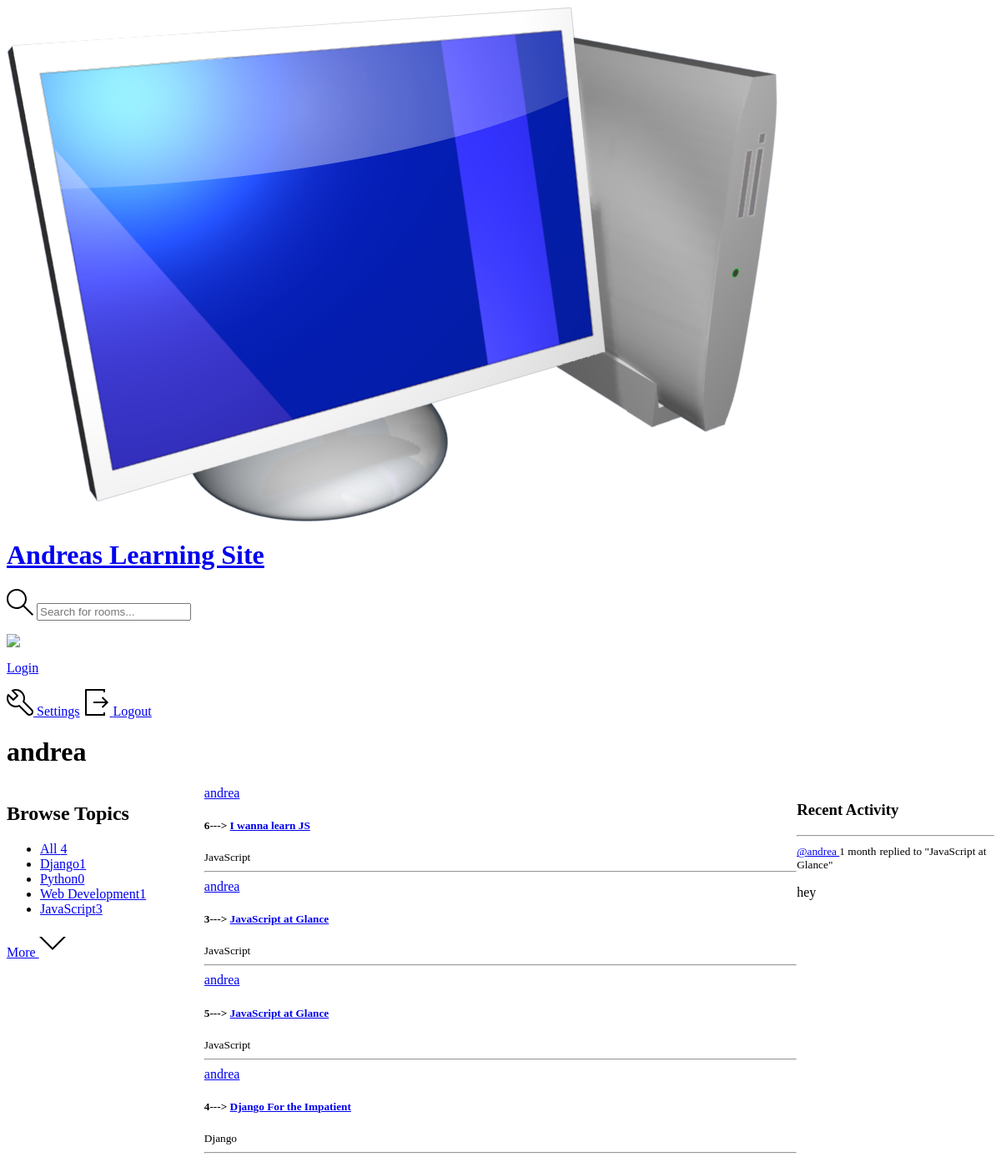
Before: /profile/1/ with the older database file.
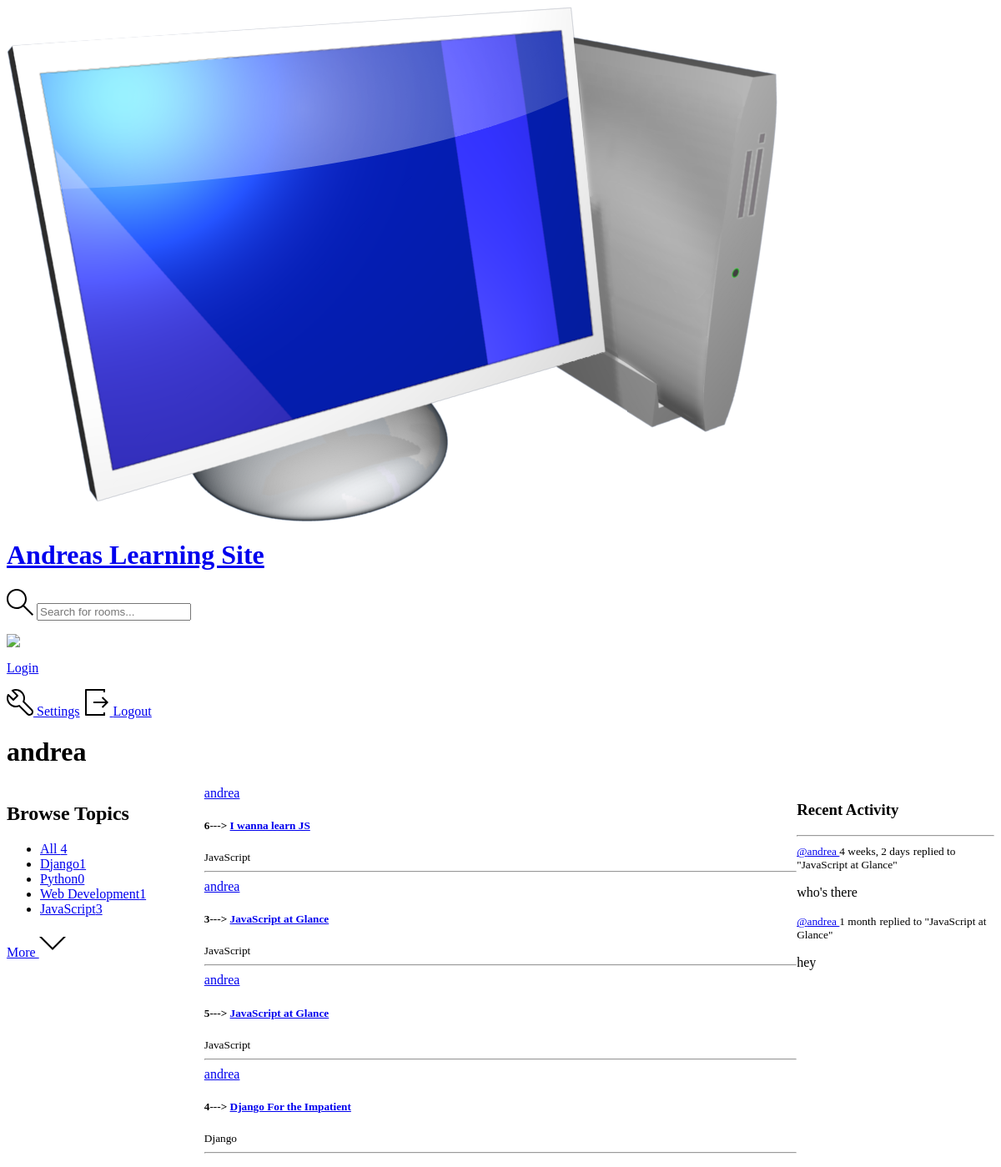
After: the same page with the newer database file.
### base/models.py (models this page shows, shortened)
class Topic(models.Model):
    name = models.CharField(max_length =150)

class Room(models.Model):
    host = models.ForeignKey(User,on_delete=models.SET_NULL, null = True)
    topic = models.ForeignKey(Topic,on_delete=models.SET_NULL, null = True)
    name = models.CharField(max_length=150, null = True, blank = True)
    description = models.TextField(null= True, blank = True)
    participants = models.ManyToManyField(User,related_name='participants', blank = True)
    updated = models.DateTimeField(auto_now = True)
    created = models.DateTimeField(auto_now_add = True)
    class Meta:
        ordering =['-updated', '-created']
    def __str__(self):
        return self.name

class Message(models.Model):
    user = models.ForeignKey(User,on_delete=models.CASCADE)
    room = models.ForeignKey(Room,on_delete=models.CASCADE)
    body = models.TextField()
    updated = models.DateTimeField(auto_now = True)
    created = models.DateTimeField(auto_now_add = True)
    class Meta:
        ordering =['-updated', '-created']
    def __str__(self):
        return self.body

### base/views.py (the view)
# urls.py: path('profile/<str:pk>/',views.userProfile, name="user-profile"),
def userProfile(request,pk):
    user = User.objects.get(id=pk)
    rooms = user.room_set.all()
    room_messages = user.message_set.all()
    topics = Topic.objects.all()
    context = {'user':user, 'rooms':rooms,'room_messages':room_messages, "topics":topics}
    return render(request,"profile.html",context)

### Templates/profile.html (shortened to what this page needs)
{% include "navbar.html" %}
<h1>{{user.username}}</h1>
<div class="profile-container">
    <div>
        {% include "topics.html"%}
    </div>
    <div>
        {% include "feed_component.html"%}
    </div>
    <div>
        {% include "activity.html"%}
    </div>
</div>

### Templates/navbar.html (shortened to what this page needs)
{% load static %}
<header class="header header--loggedIn">
    <div class="container">
      <a href="{% url 'home'%}" class="header__logo">
        <img src="{% static 'images/logo.png'%}" />
        <h1>Andreas Learning Site</h1>
      </a>
      <form class="header__search" method="get" action="{% url 'home' %}">
        <label>
          <input name="q" placeholder="Search for rooms..." />
        </label>
      </form>
      <nav class="header__menu">
        {% if request.user.is_authenticated %}
        <div class="header__user">
          <a href="profile.html">
            <div class="avatar avatar--medium active">
              <img src="https://randomuser.me/api/portraits/men/37.jpg" />
            </div>
            <p>{{request.user.username}}<span>@{{request.user.username}}</span></p>
          </a>
          <button class="dropdown-button">
            <svg version="1.1" xmlns="http://www.w3.org/2000/svg" width="32" height="32" viewBox="0 0 32 32">
              <title>chevron-down</title>
              <path d="M16 21l-13-13h-3l16 16 16-16h-3l-13 13z"></path>
            </svg>
          </button>
        </div>
        {% else %}
        <a href="{% url 'login'%}">
          <img src="{% static 'images/login.svg'%}" />
          <p>Login</p>
        </a>
        {% endif %}
        <div class="dropdown-menu">
          <a href="settings.html" class="dropdown-link"
            >
            Settings</a
          >
          <a href="{% url 'logout'%}" class="dropdown-link"
            >
            Logout</a
          >
        </div>
      </nav>
    </div>
  </header>

### Templates/topics.html
<div class="topics">
    <div class="topics__header">
      <h2>Browse Topics</h2>
    </div>
    <ul class="topics__list">
      <li>
        <a href="{% url 'home' %}" class="active">All <span>{{topics.count}}</span></a>
      </li>
      {% for topic in topics %}
      <li>
        <a href="{% url 'home' %}?q={{topic.name}}">{{topic.name}}<span>{{topic.room_set.all.count}}</span></a>
      </li>
      {% endfor %}
    </ul>
    <a class="btn btn--link" href="topics.html">
      More
      <svg version="1.1" xmlns="http://www.w3.org/2000/svg" width="32" height="32" viewBox="0 0 32 32">
        <title>chevron-down</title>
        <path d="M16 21l-13-13h-3l16 16 16-16h-3l-13 13z"></path>
      </svg>
    </a>
  </div>

### Templates/feed_component.html (shortened to what this page needs)
<div>
    {% for room in rooms %}
    <div>
        <a href="{% url 'user-profile' room.host.id%}">{{room.host.username}}</a>
        <h5>{{room.id}}---> <a href="{% url 'room' room.id %}"> {{room.name}} </a></h5>
        <small>{{room.topic.name}}</small>
        <hr>
    </div>
    {% endfor %}
</div>

### Templates/activity.html (shortened to what this page needs)
<h3>Recent Activity</h3>
<hr>
{% for message in room_messages %}
<div>
    <small><a href="{% url 'user-profile' message.user.id %}">@{{message.user}} </a>{{message.created |timesince}}</small>
    <small>replied to "{{message.room}}"</small>
    <p>{{message}}</p>
</div>
{% endfor %}

### Templates/profile.html (style rules this page uses)
.profile-container { display: grid; grid-template-columns: 1fr 3fr 1fr; }

Changed rows visible on the page:
added Message: user "andrea", created "4 weeks, 2 days", room "JavaScript at Glance", body "who's there"
